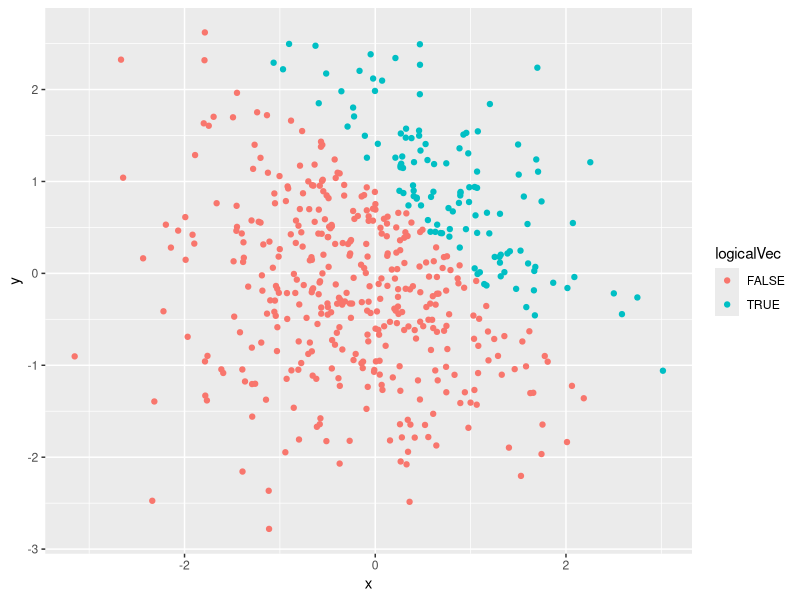
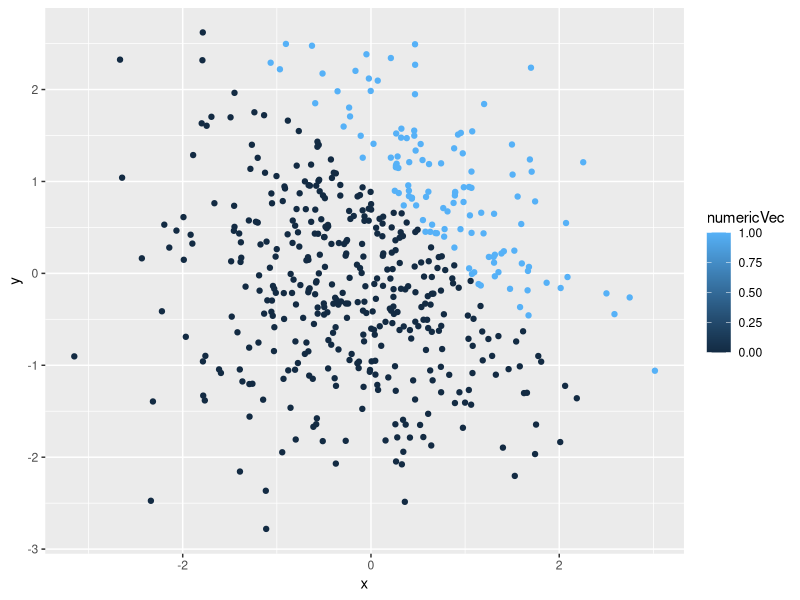
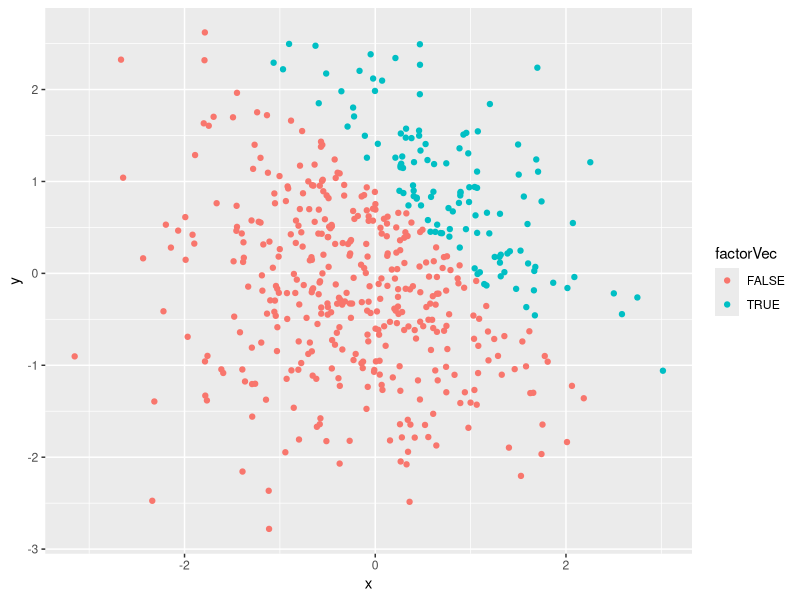
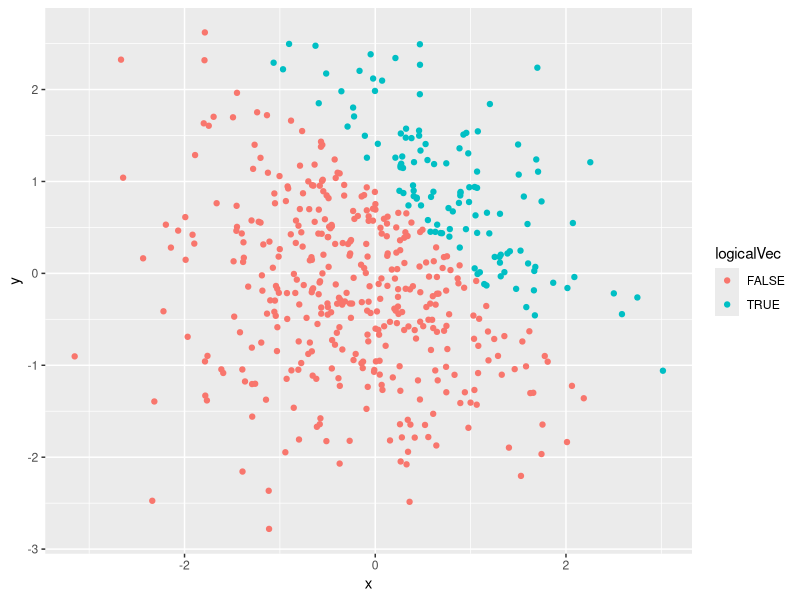

Recreate these plots in R, in order.
## ---- chunk 1

library(tidyverse)
library(knitr)

## ---- chunk 2

p1_df = tibble(
  randomsample = rnorm(8),
  logical = randomsample > 0,
  character = c("H","E","L","L","W","O","R","D"),
  factor = factor( c(1,1,2,2,3,3,3,3) )
)

## ---- chunk 3

#for random sample itself
mean( pull(p1_df, randomsample) )
#for logical vector
mean( pull(p1_df, logical) )
#for character vector length 8
mean( pull(p1_df, character) )
#for factor vector length 8
mean( pull(p1_df, factor) )

## ---- chunk 4

#logical vector
P1_logicaltonumeric = as.numeric( pull(p1_df, logical) ) 
#character vector
P1_charactertonumeric = as.numeric( pull(p1_df, character) ) 
#factor vector
P1_factortonumeric = as.numeric( pull(p1_df, factor) )

## ---- chunk 5

#converting logical to numeric
p1_df_convert_numeric = pull(p1_df, randomsample) * as.numeric( pull(p1_df, logical) )
p1_df_convert_numeric

## ---- chunk 6

#converting logical to factor
p1_df_convert_factor = pull(p1_df, randomsample) * factor( pull(p1_df, logical) )
p1_df_convert_factor

## ---- chunk 7

#converting logical to factor, then convert it to numeric
p1_df_convert_numericandfactor = pull(p1_df, randomsample) * as.numeric( factor( pull(p1_df, logical) ) )
p1_df_convert_numericandfactor

## ---- chunk 8

p2_df = tibble(
  x = rnorm(500),
  y = rnorm(500),
  logicalVec = x + y > 1,
  numericVec = as.numeric(logicalVec),
  factorVec = as.factor(logicalVec)
)

## ---- chunk 9
#scatter plot with logical vector
ggplot(p2_df, aes(x = x, y = y, col = logicalVec) ) + geom_point()

## ---- chunk 10
#saving plots
ggsave("p2_df_scatterplot_logical.png")

## ---- chunk 11
#scatter plot with numeric vector
ggplot(p2_df, aes(x = x, y = y, col = numericVec) ) + geom_point()

## ---- chunk 12
#scatter plot with factor vector
ggplot(p2_df, aes(x = x, y = y, col = factorVec) ) + geom_point()
